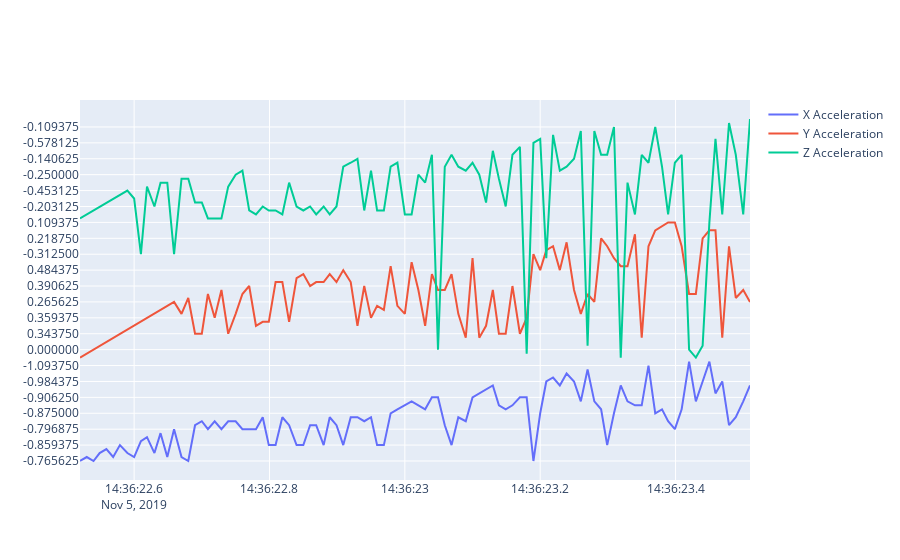

Notebook code for this chart:
### Code cell
fig = go.Figure()

config = dict({'scrollZoom': True})

fig.add_trace(go.Scatter(x=time, y=acc_x,
                    mode='lines',
                    name='X Acceleration'))
fig.add_trace(go.Scatter(x=time, y=acc_y,
                    mode='lines',
                    name='Y Acceleration'))
fig.add_trace(go.Scatter(x=time, y=acc_z,
                    mode='lines',
                    name='Z Acceleration'))

fig.show(config=config)
